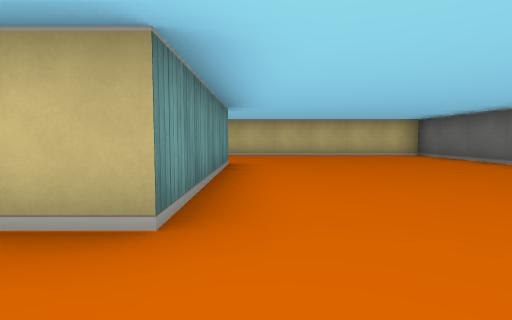
view 1 (above)

15 first-person views from a walk through a cub3D maze. The camera is about half as high as the walls, tilts 4° down and sees 80° across. The floor is counted in squares. Each view is taken from the middle of a square. On the plan, view 1 faces up. The plan holds only what a view shows up to about 9 squares ahead; the rest is blank.

view 2
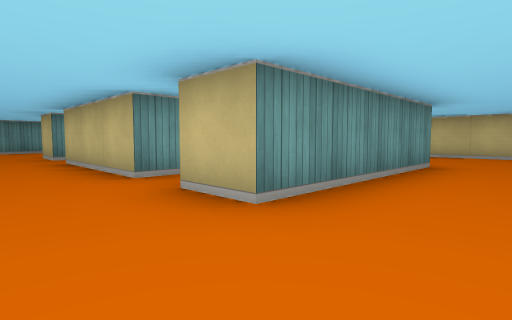

view 3
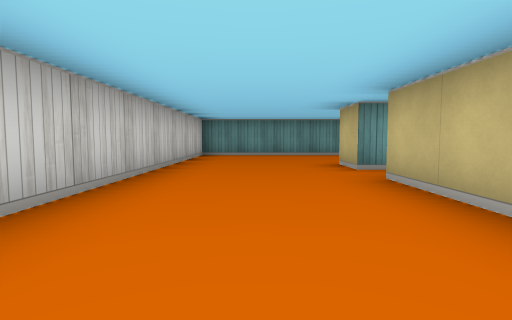

view 4
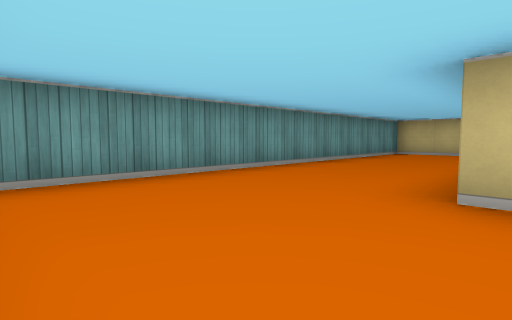

view 5
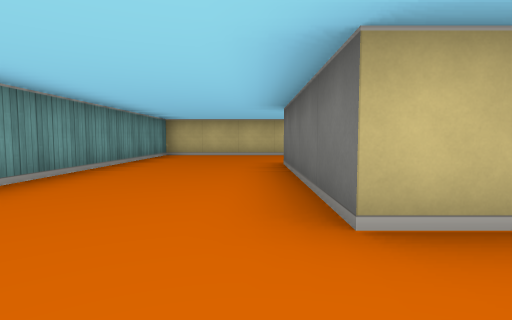

view 6
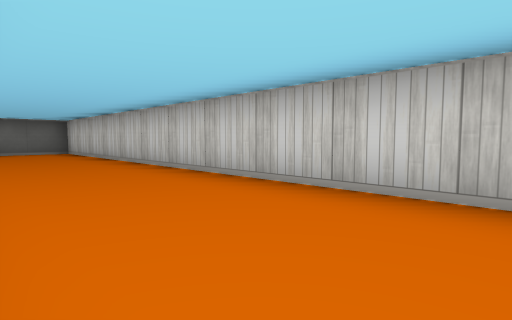

view 7
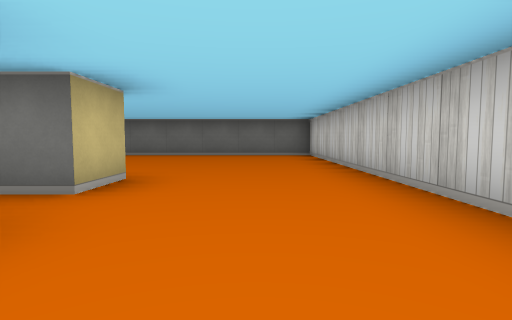

view 8
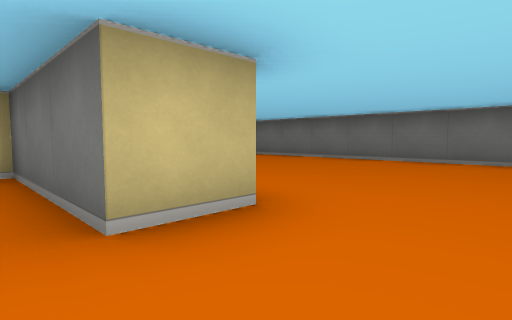

view 9
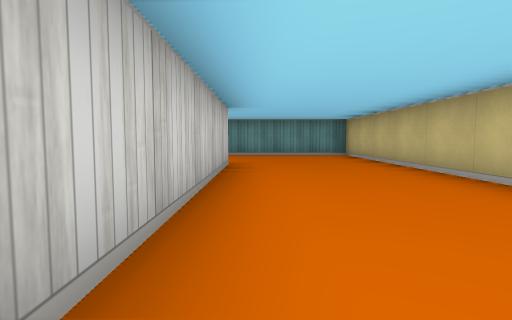

view 10
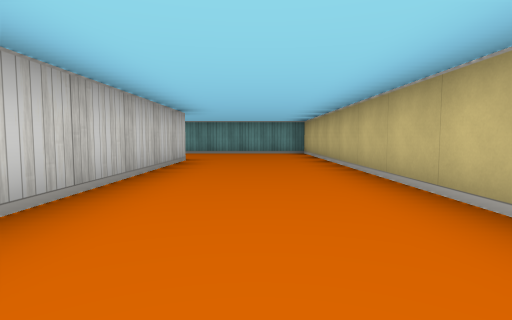

view 11
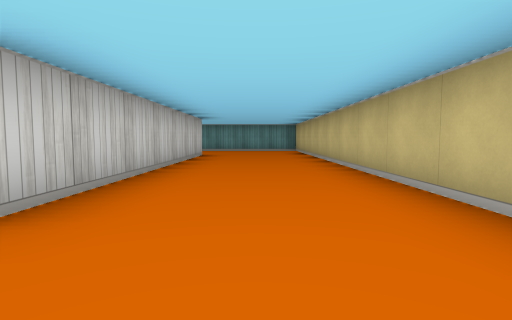

view 12
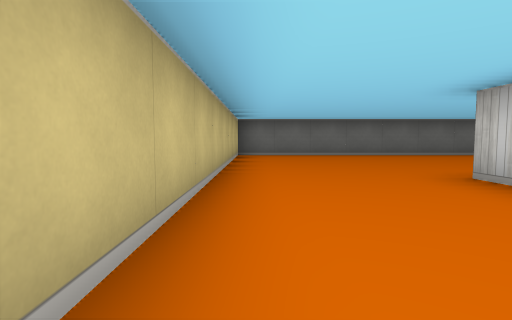

view 13
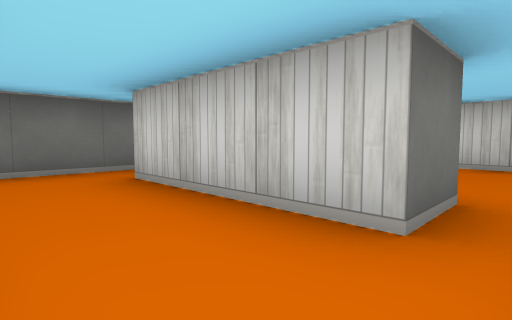

view 14
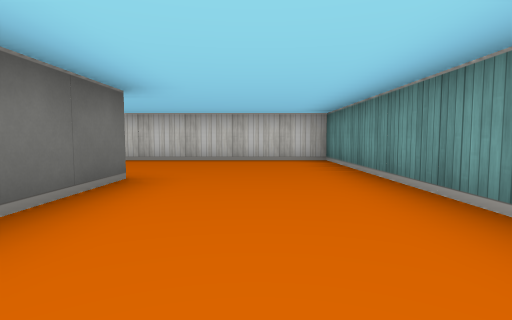

view 15
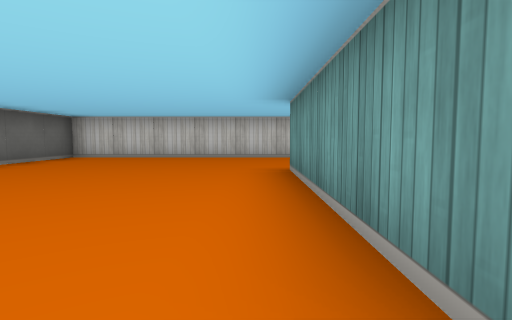

### Floor plan
Points are (right, up) in squares from view 1. A wall is a line through its corners. A room is listed if a view was taken in it or the views show most of it. See-through windows are left out.
Room 1 (views 1, 2, 3, 4, 5, 6, 7, 8, 9, 10, 11, 12, 14, 15)
walls: (-2.5, 2.1) (-2.5, 1.5) (-5.5, 1.5) (-5.5, 2.5); (-6.5, 2) (-6.5, 1.5) (-7.5, 1.5) (-7.5, 5.5) (-0.5, 5.5) (-0.5, 1.5) (-1.5, 1.5) (-1.5, 2.5); (4.5, -1.5) (4.5, 8.5) (-10.5, 8.5) (-10.5, -1.5) (4.5, -1.5)
ways out: opening at (-6, 2) to room 2; opening at (-2, 2) to room 2
Room 2 (view 13)
walls: (-5.5, 2.5) (-2.5, 2.5); (-1.5, 2.5) (-1.5, 4.5)
ways out: opening at (-6, 2) to room 1; opening at (-2, 2) to room 1

Positions as (right, up) in squares from view 1, and headings:
1: (0, 0), facing up
2: (1, 0), facing up-left
3: (-2, 0), facing left
4: (-7, -1), facing up-left
5: (-8, 0), facing up
6: (-6, 1), facing down-right
7: (-4, 0), facing right
8: (-2, 0), facing up-right
9: (-2, 6), facing left
10: (-1, 7), facing left
11: (1, 7), facing left
12: (-4, 8), facing right
13: (-6, 4), facing down-right
14: (-9, 5), facing down
15: (0, 6), facing down
